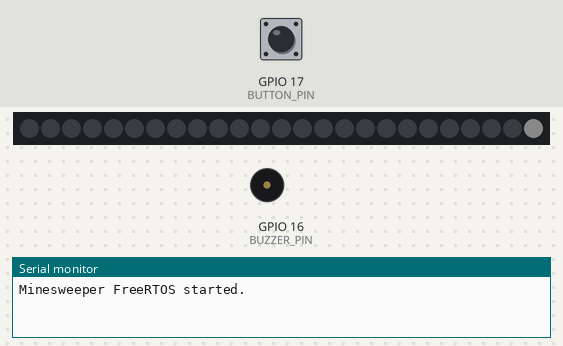
A sketch run on a simulated ESP32-S3. On the bench: 25 RGB LEDs in strip order, left to right, buzzer (waves = sounding), the last lines printed to the serial monitor. The test bench sets the inputs (shaded band); at power-on: GPIO 17 (BUTTON_PIN) HIGH. Dim RGB values are drawn brighter than linear; random numbers use the default seed unless the sketch sets one.

Above: at 1.2 s.
1.3 s: GPIO 17 (BUTTON_PIN) pulled LOW for 0.15 s
At 1.46 s:
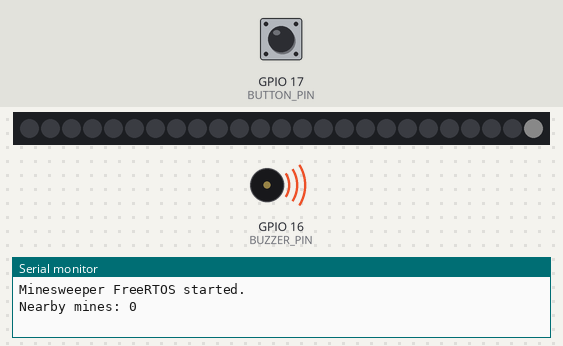
Timing chart, 0 to 4.3 s (numbered marks = the images above; inputs shaded):
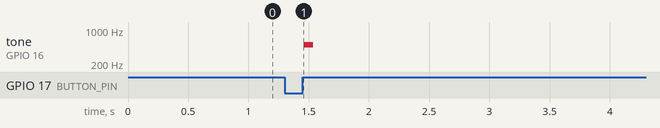

Measured:
- after the input at 1.3 s, tone on GPIO 16 (BUZZER_PIN): silent → 500 Hz after 0.16 s, → silent 0.08 s later

The sketch:

LED_Matrix_Minesweeper.ino
```cpp
/*
 * =============================================================================
 * MINESWEEPER MINI - FreeRTOS VERSION
 * =============================================================================
 *
 * Simplified 5x5 Minesweeper game.
 *
 * CONTROLS:
 *   Tilt          -> move cursor
 *   Short press   -> uncover
 *   Long press    -> flag / unflag
 *
 * IMU CONFIGURATION:
 *   Physical Y axis -> horizontal movement
 *   Physical X axis -> vertical movement
 *
 *   +Y -> RIGHT
 *   -Y -> LEFT
 *
 *   +X -> DOWN
 *   -X -> UP
 *
 *   Tilt threshold = approximately 15 degrees.
 *
 *   Holding a tilt continuously moves the cursor.
 *
 * DISPLAY:
 *   Entire matrix is rotated 180 degrees.
 *
 * FreeRTOS:
 *   Game task -> Handles IMU, button, game logic and display.
 *
 * Matrix = GPIO 7
 * Button = GPIO 17
 * Buzzer = GPIO 16
 * IMU    = LSM6DSM SPI
 * =============================================================================
 */

#include <Arduino.h>
#include <SPI.h>
#include <Adafruit_NeoPixel.h>

//=============================================================================
// Pins
//=============================================================================

#define MATRIX_PIN 7
#define BUTTON_PIN 17
#define BUZZER_PIN 16

#define IMU_CS   10
#define IMU_SCK  12
#define IMU_MOSI 11
#define IMU_MISO 13

#define NUM_PIXELS 25

#define TILT_THRESHOLD 4240
#define CURSOR_MOVE_DELAY 180
#define LONG_PRESS_TIME 700

Adafruit_NeoPixel matrix(
  NUM_PIXELS,
  MATRIX_PIN,
  NEO_GRB + NEO_KHZ800
);

//=============================================================================
// Game State
//=============================================================================

bool mine[5][5];
bool revealed[5][5];
bool flagged[5][5];

int cursorX = 0;
int cursorY = 0;

unsigned long lastCursorMove = 0;

// FreeRTOS mutex for the matrix.
SemaphoreHandle_t matrixMutex;

TaskHandle_t gameTaskHandle = NULL;


//=============================================================================
// Matrix
//=============================================================================

int xyToIndex(int x, int y)
{
  int displayX = 4 - x;
  int displayY = 4 - y;

  if (displayY % 2 == 0)
    return displayY * 5 + displayX;

  return displayY * 5 + (4 - displayX);
}

void setPixel(
  int x,
  int y,
  uint32_t color
)
{
  if (x < 0 || x > 4 ||
      y < 0 || y > 4)
    return;

  matrix.setPixelColor(
    xyToIndex(x, y),
    color
  );
}


//=============================================================================
// Count Nearby Mines
//=============================================================================

int countMines(int x, int y)
{
  int count = 0;

  for (int dx = -1; dx <= 1; dx++)
  {
    for (int dy = -1; dy <= 1; dy++)
    {
      int nx = x + dx;
      int ny = y + dy;

      if (nx >= 0 && nx < 5 &&
          ny >= 0 && ny < 5 &&
          mine[nx][ny])
      {
        count++;
      }
    }
  }

  return count;
}


//=============================================================================
// Draw
//=============================================================================

void draw()
{
  if (xSemaphoreTake(
        matrixMutex,
        portMAX_DELAY
      ) != pdTRUE)
  {
    return;
  }

  matrix.clear();

  for (int x = 0; x < 5; x++)
  {
    for (int y = 0; y < 5; y++)
    {
      uint32_t color =
        matrix.Color(0, 0, 0);

      if (flagged[x][y])
      {
        color =
          matrix.Color(
            255,
            150,
            0
          );
      }
      else if (revealed[x][y])
      {
        color =
          matrix.Color(
            0,
            150,
            0
          );
      }

      // Cursor always appears white.
      if (x == cursorX &&
          y == cursorY)
      {
        color =
          matrix.Color(
            255,
            255,
            255
          );
      }

      setPixel(
        x,
        y,
        color
      );
    }
  }

  matrix.show();

  xSemaphoreGive(matrixMutex);
}


//=============================================================================
// Reveal Everything
//=============================================================================

void revealAll()
{
  for (int x = 0; x < 5; x++)
  {
    for (int y = 0; y < 5; y++)
    {
      revealed[x][y] = true;
    }
  }

  draw();
}


//=============================================================================
// Setup New Game
//=============================================================================

void setupGame()
{
  memset(
    mine,
    false,
    sizeof(mine)
  );

  memset(
    revealed,
    false,
    sizeof(revealed)
  );

  memset(
    flagged,
    false,
    sizeof(flagged)
  );

  int placed = 0;

  while (placed < 5)
  {
    int x = random(0, 5);
    int y = random(0, 5);

    // Keep starting cell safe.
    if (x == 0 && y == 0)
      continue;

    if (!mine[x][y])
    {
      mine[x][y] = true;
      placed++;
    }
  }

  cursorX = 0;
  cursorY = 0;

  lastCursorMove = millis();

  draw();
}


//=============================================================================
// IMU
//=============================================================================

void imuWrite(
  byte reg,
  byte value
)
{
  digitalWrite(
    IMU_CS,
    LOW
  );

  SPI.transfer(
    reg & 0x7F
  );

  SPI.transfer(value);

  digitalWrite(
    IMU_CS,
    HIGH
  );
}

int16_t imuRead16(byte reg)
{
  digitalWrite(
    IMU_CS,
    LOW
  );

  SPI.transfer(
    reg | 0x80
  );

  byte lowByte =
    SPI.transfer(0);

  byte highByte =
    SPI.transfer(0);

  digitalWrite(
    IMU_CS,
    HIGH
  );

  return (int16_t)(
    (highByte << 8) |
    lowByte
  );
}

void setupIMU()
{
  pinMode(
    IMU_CS,
    OUTPUT
  );

  digitalWrite(
    IMU_CS,
    HIGH
  );

  SPI.begin(
    IMU_SCK,
    IMU_MISO,
    IMU_MOSI,
    IMU_CS
  );

  // LSM6DSM:
  // 104 Hz
  // ±2g
  // Normal operating mode.
  imuWrite(
    0x10,
    0x40
  );
}


//=============================================================================
// Cursor Movement
//=============================================================================

void moveCursor()
{
  int16_t ax =
    imuRead16(0x28);

  int16_t ay =
    imuRead16(0x2A);

  if (abs(ax) < TILT_THRESHOLD &&
      abs(ay) < TILT_THRESHOLD)
  {
    return;
  }

  if (millis() - lastCursorMove <
      CURSOR_MOVE_DELAY)
  {
    return;
  }

  lastCursorMove = millis();

  if (abs(ay) > abs(ax))
  {
    // Y axis = horizontal movement.

    // +Y -> RIGHT
    if (ay < TILT_THRESHOLD)
    {
      if (cursorX < 4)
      {
        cursorX++;

        tone(
          BUZZER_PIN,
          700,
          20
        );
      }
    }

    // -Y -> LEFT
    else if (ay > -TILT_THRESHOLD)
    {
      if (cursorX > 0)
      {
        cursorX--;

        tone(
          BUZZER_PIN,
          700,
          20
        );
      }
    }
  }
  else
  {
    // X axis = vertical movement.

    // +X -> DOWN
    if (ax > TILT_THRESHOLD)
    {
      if (cursorY < 4)
      {
        cursorY++;

        tone(
          BUZZER_PIN,
          700,
          20
        );
      }
    }

    // -X -> UP
    else if (ax < -TILT_THRESHOLD)
    {
      if (cursorY > 0)
      {
        cursorY--;

        tone(
          BUZZER_PIN,
          700,
          20
        );
      }
    }
  }
}


//=============================================================================
// Uncover
//=============================================================================

void uncover()
{
  if (flagged[cursorX][cursorY])
    return;

  if (revealed[cursorX][cursorY])
    return;

  //------------------------------------------------------------------------
  // Mine!
  //------------------------------------------------------------------------

  if (mine[cursorX][cursorY])
  {
    Serial.println("BOOM!");

    revealAll();

    tone(
      BUZZER_PIN,
      120,
      500
    );

    vTaskDelay(
      pdMS_TO_TICKS(1000)
    );

    setupGame();

    return;
  }

  //------------------------------------------------------------------------
  // Safe square.
  //------------------------------------------------------------------------

  revealed[cursorX][cursorY] = true;

  int nearby =
    countMines(
      cursorX,
      cursorY
    );

  tone(
    BUZZER_PIN,
    500 + nearby * 150,
    80
  );

  Serial.print(
    "Nearby mines: "
  );

  Serial.println(nearby);
}


//=============================================================================
// Button Processing
//=============================================================================

void processButton()
{
  static bool previousButton = HIGH;
  static unsigned long buttonStart = 0;

  bool button =
    digitalRead(BUTTON_PIN);

  // Button just pressed.
  if (button == LOW &&
      previousButton == HIGH)
  {
    buttonStart = millis();
  }

  // Button just released.
  if (button == HIGH &&
      previousButton == LOW)
  {
    unsigned long duration =
      millis() - buttonStart;

    // Long press = flag/unflag.
    if (duration >= LONG_PRESS_TIME)
    {
      if (!revealed[cursorX][cursorY])
      {
        flagged[cursorX][cursorY] =
          !flagged[cursorX][cursorY];

        tone(
          BUZZER_PIN,
          700,
          60
        );
      }
    }
    else
    {
      // Short press = uncover.
      uncover();
    }
  }

  previousButton = button;
}


//=============================================================================
// Minesweeper FreeRTOS Task
//=============================================================================

void gameTask(void *parameter)
{
  while (true)
  {
    moveCursor();

    processButton();

    draw();

    // Run the game task every 10 ms.
    vTaskDelay(
      pdMS_TO_TICKS(10)
    );
  }
}


//=============================================================================
// Setup
//=============================================================================

void setup()
{
  Serial.begin(115200);

  pinMode(
    BUTTON_PIN,
    INPUT_PULLUP
  );

  pinMode(
    BUZZER_PIN,
    OUTPUT
  );

  digitalWrite(
    BUZZER_PIN,
    LOW
  );

  matrix.begin();

  matrix.setBrightness(10);

  matrix.clear();
  matrix.show();

  matrixMutex =
    xSemaphoreCreateMutex();

  setupIMU();

  randomSeed(
    (uint32_t)esp_random()
  );

  setupGame();

  Serial.println(
    "Minesweeper FreeRTOS started."
  );

  xTaskCreatePinnedToCore(
    gameTask,
    "MinesweeperGame",
    4096,
    NULL,
    1,
    &gameTaskHandle,
    1
  );
}


//=============================================================================
// Arduino Loop
//=============================================================================

void loop()
{
  vTaskDelay(
    pdMS_TO_TICKS(1000)
  );
}
```
